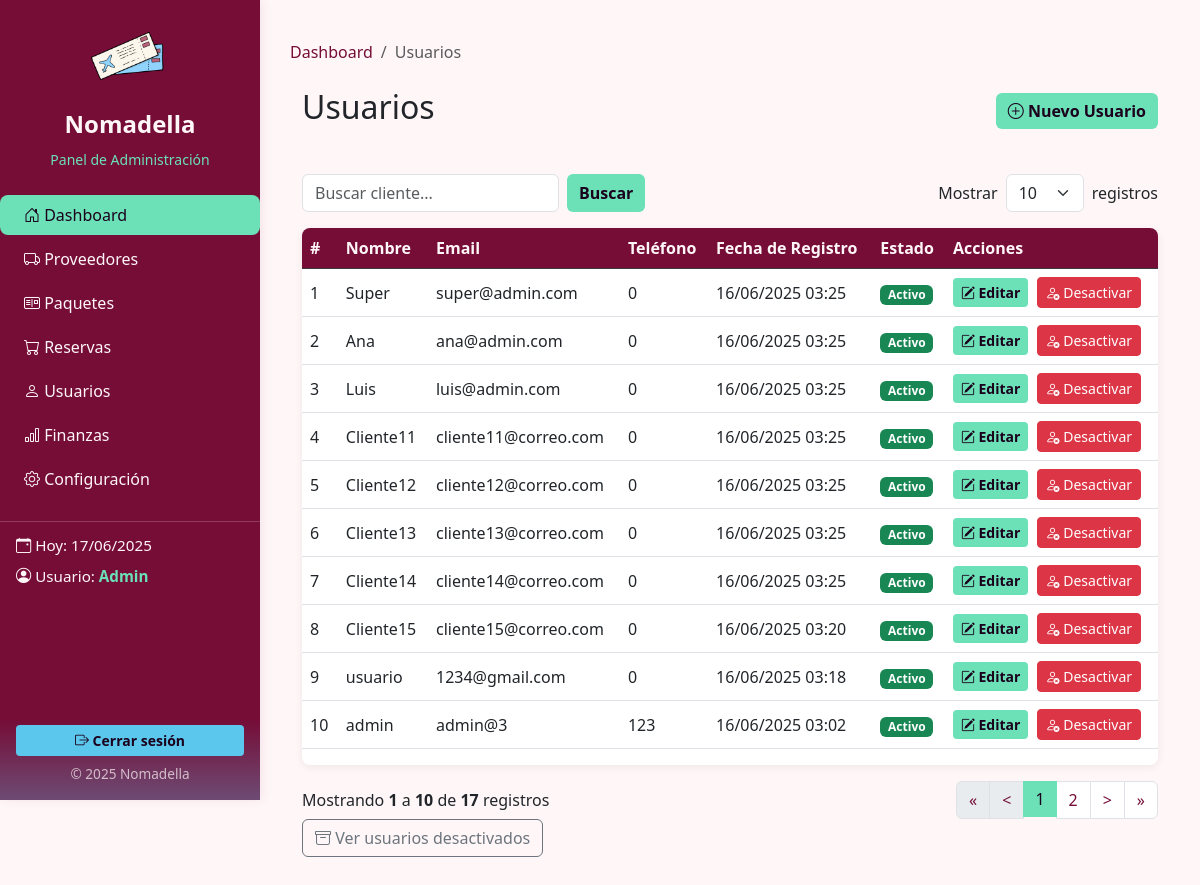
/dashboard/clientes.php (signed in), run on the app's committed database.
### tables this page shows
CREATE TABLE `usuarios` (
  `id_usuario` int(11) NOT NULL,
  `nombre` varchar(100) DEFAULT NULL,
  `apellido` varchar(100) DEFAULT NULL,
  `email` varchar(200) DEFAULT NULL,
  `contraseña` varchar(255) DEFAULT NULL,
  `telefono` int(30) NOT NULL,
  `fecha_registro` timestamp NOT NULL DEFAULT current_timestamp() ON UPDATE current_timestamp(),
  `rol` int(11) DEFAULT 4,
  `estado` varchar(20) DEFAULT 'activo'
);

### dashboard/clientes.php (the view, shortened to what this page needs)
<?php
$mysqli = new mysqli("localhost", "root", "", "nomadella");
$limit = isset($_GET['limit']) ? intval($_GET['limit']) : 10;
$page = isset($_GET['page']) ? intval($_GET['page']) : 1;
$search = isset($_GET['search']) ? $mysqli->real_escape_string($_GET['search']) : '';
$offset = ($page - 1) * $limit;
$where = "WHERE estado='activo'";
$totalQuery = $mysqli->query("SELECT COUNT(*) as total FROM usuarios $where");
$totalRows = $totalQuery->fetch_assoc()['total'];
$totalPages = ceil($totalRows / $limit);
$sql = "SELECT * FROM usuarios $where ORDER BY fecha_registro DESC LIMIT $limit OFFSET $offset";
$result = $mysqli->query($sql);
?>
<!DOCTYPE html>
<html lang="es">
<head>
    <link rel="stylesheet" href="https://cdn.jsdelivr.net/npm/bootstrap@5.3.2/dist/css/bootstrap.min.css">
    <link href="https://cdn.jsdelivr.net/npm/bootstrap@5.3.0/dist/css/bootstrap.min.css" rel="stylesheet">
    <link href="https://cdn.jsdelivr.net/npm/bootstrap-icons/font/bootstrap-icons.css" rel="stylesheet">
    <link rel="stylesheet" href="/nomadella/css/apartados.css">
</head>
<body>
    <?php include 'sidebar.php'; ?>
    <div class="main-content">
        <nav aria-label="breadcrumb">
            <ol class="breadcrumb">
                <li class="breadcrumb-item"><a href="dashboard.php">Dashboard</a></li>
                <li class="breadcrumb-item active" aria-current="page">Usuarios</li>
            </ol>
        </nav>
        <div class="container-fluid mt-4">
            <div class="row">
                <div class="col-12">
                    <div class="d-flex justify-content-between align-items-center mb-4">
                        <h2 class="mb-4">Usuarios</h2>
                        <button type="button" class="btn btn-primary mb-3" data-bs-toggle="modal" data-bs-target="#modalNuevoUsuario">
                            <i class="bi bi-plus-circle"></i> Nuevo Usuario
                        </button>
                    </div>
                    <div class="d-flex justify-content-between align-items-center mb-3">
                        <form class="d-flex" method="get" action="">
                            <input type="text" id="busqueda-cliente" name="search" class="form-control me-2" placeholder="Buscar cliente..." value="<?= htmlspecialchars($search) ?>">
                            <button class="btn btn-primary" type="submit">Buscar</button>
                        </form>
                        <form method="get" class="d-flex align-items-center">
                            <label class="me-2">Mostrar</label>
                            <select name="limit" class="form-select me-2" style="width: auto;" onchange="this.form.submit()">
                                <option <?= $limit == 10 ? 'selected' : '' ?>>10</option>
                            </select>
                            <span>registros</span>
                        </form>
                    </div>
                    <div class="table-responsive">
                        <table class="table table-hover align-middle">
                            <thead class="table-dark">
                                <tr>
                                    <th>#</th>
                                    <th>Nombre</th>
                                    <th>Email</th>
                                    <th>Teléfono</th>
                                    <th>Fecha de Registro</th>
                                    <th>Estado</th>
                                    <th>Acciones</th>
                                </tr>
                            </thead>
                            <tbody id="tabla-clientes">
                                <?php if ($result && $result->num_rows > 0): ?>
                                    <?php foreach ($result as $i => $row): ?>
                                        <tr>
                                            <td><?= $offset + $i + 1 ?></td>
                                            <td><?= htmlspecialchars($row['nombre']) ?></td>
                                            <td><?= htmlspecialchars($row['email']) ?></td>
                                            <td><?= htmlspecialchars($row['telefono']) ?></td>
                                            <td><?= date('d/m/Y H:i', strtotime($row['fecha_registro'])) ?></td>
                                            <td>
                                                <?php if (isset($row['estado']) && $row['estado'] === 'activo'): ?>
                                                    <span class="badge bg-success">Activo</span>
                                                <?php else: ?>
                                                    <span class="badge bg-secondary">Inactivo</span>
                                                <?php endif; ?>
                                            </td>
                                            <td>
                                                <a href="editar_usuario.php?id=<?= $row['id_usuario'] ?>" class="btn btn-sm btn-primary me-1">
                                                    <i class="bi bi-pencil-square"></i> Editar
                                                </a>
                                                <?php if ($row['estado']): ?>
                                                    <button type="button" class="btn btn-sm btn-danger btn-desactivar" data-id="<?= $row['id_usuario'] ?>" data-nombre="<?= htmlspecialchars($row['nombre']) ?>">
                                                        <i class="bi bi-person-x"></i> Desactivar
                                                    </button>
                                                <?php endif; ?>
                                            </td>
                                        </tr>
                                    <?php endforeach; ?>
                                <?php else: ?>
                                    <tr>
                                        <td colspan="7" class="text-center">No se encontraron usuarios.</td>
                                    </tr>
                                <?php endif; ?>
                            </tbody>
                        </table>
                    </div>
                    <div class="d-flex justify-content-between align-items-center mt-3">
                        <div>
                            Mostrando
                            <strong><?= $totalRows ? $offset + 1 : 0 ?></strong>
                            a
                            <strong><?= min($offset + $limit, $totalRows) ?></strong>
                            de
                            <strong><?= $totalRows ?></strong>
                            registros
                        </div>
                        <nav>
                            <ul class="pagination mb-0">
                                <li class="page-item <?= $page <= 1 ? 'disabled' : '' ?>">
                                    <a class="page-link" href="?search=<?= urlencode($search) ?>&limit=<?= $limit ?>&page=1">&laquo;</a>
                                </li>
                                <li class="page-item <?= $page <= 1 ? 'disabled' : '' ?>">
                                    <a class="page-link" href="?search=<?= urlencode($search) ?>&limit=<?= $limit ?>&page=<?= $page - 1 ?>">&lt;</a>
                                </li>
                                <?php
                                $start = max(1, $page - 2);
                                $end = min($totalPages, $page + 2);
                                for ($i = $start; $i <= $end; $i++): ?>
                                    <li class="page-item <?= $i == $page ? 'active' : '' ?>">
                                        <a class="page-link" href="?search=<?= urlencode($search) ?>&limit=<?= $limit ?>&page=<?= $i ?>"><?= $i ?></a>
                                    </li>
                                <?php endfor; ?>
                                <li class="page-item <?= $page >= $totalPages ? 'disabled' : '' ?>">
                                    <a class="page-link" href="?search=<?= urlencode($search) ?>&limit=<?= $limit ?>&page=<?= $page + 1 ?>">&gt;</a>
                                </li>
                                <li class="page-item <?= $page >= $totalPages ? 'disabled' : '' ?>">
                                    <a class="page-link" href="?search=<?= urlencode($search) ?>&limit=<?= $limit ?>&page=<?= $totalPages ?>">&raquo;</a>
                                </li>
                            </ul>
                        </nav>
                    </div>
                    <a href="usuarios_desactivados.php" class="btn btn-outline-secondary mb-3">
                        <i class="bi bi-archive"></i> Ver usuarios desactivados
                    </a>
                </div>
            </div>
        </div>
    </div>
</body>
</html>

### css/apartados.css (style rules this page uses)
body { background-color: #FFF6F8; font-family: 'Segoe UI', sans-serif; }
.main-content { margin-left: 260px; padding: 40px 30px 30px 30px; min-height: 100vh; }
.breadcrumb-item a { text-decoration: none; color: #750D37; }
.table-responsive { background: #fff; border-radius: 8px; box-shadow: 0 2px 8px #0001; }
.table thead.table-dark th { background: #750D37 !important; color: #FFF6F8 !important; }
.btn-primary { background: #6CE0B6 !important; border: none; color: #1A001C !important; font-weight: bold; }
.form-select, .form-control { border-radius: 6px; }
.pagination .page-link { color: #750D37; }
.pagination .page-item.active .page-link { background: #6CE0B6; color: #1A001C; border: none; }

### data on the page
usuarios: i "1", nombre "Super", email "super@admin.com", telefono "0", fecha_registro "16/06/2025 03:25", estado "Activo"
usuarios: i "2", nombre "Ana", email "ana@admin.com", telefono "0", fecha_registro "16/06/2025 03:25", estado "Activo"
usuarios: i "3", nombre "Luis", email "luis@admin.com", telefono "0", fecha_registro "16/06/2025 03:25", estado "Activo"
usuarios: i "4", nombre "Cliente11", email "cliente11@correo.com", telefono "0", fecha_registro "16/06/2025 03:25", estado "Activo"
usuarios: i "5", nombre "Cliente12", email "cliente12@correo.com", telefono "0", fecha_registro "16/06/2025 03:25", estado "Activo"
usuarios: i "6", nombre "Cliente13", email "cliente13@correo.com", telefono "0", fecha_registro "16/06/2025 03:25", estado "Activo"
usuarios: i "7", nombre "Cliente14", email "cliente14@correo.com", telefono "0", fecha_registro "16/06/2025 03:25", estado "Activo"
usuarios: i "8", nombre "Cliente15", email "cliente15@correo.com", telefono "0", fecha_registro "16/06/2025 03:20", estado "Activo"
usuarios: i "9", nombre "usuario", email "1234@gmail.com", telefono "0", fecha_registro "16/06/2025 03:18", estado "Activo"
usuarios: i "10", nombre "admin", email "admin@3", telefono "123", fecha_registro "16/06/2025 03:02", estado "Activo"

### other printed values
$offset + 1 "1"
min($offset + $limit, $totalRows) "10"
$totalRows "17"
